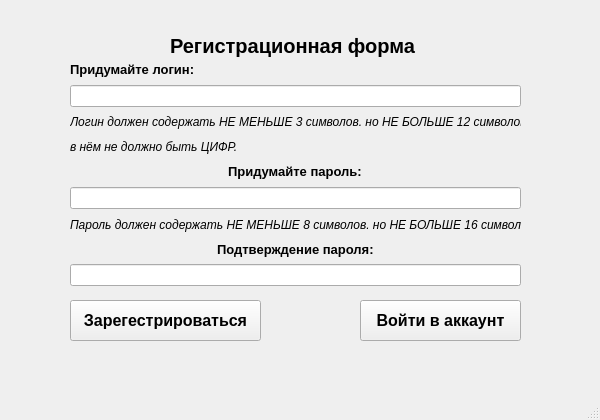
<?xml version="1.0" encoding="UTF-8"?>
<ui version="4.0">
 <class>MainWindow</class>
 <widget class="QMainWindow" name="MainWindow">
  <property name="geometry">
   <rect>
    <x>0</x>
    <y>0</y>
    <width>600</width>
    <height>420</height>
   </rect>
  </property>
  <property name="windowTitle">
   <string>MainWindow</string>
  </property>
  <widget class="QWidget" name="centralwidget">
   <widget class="QLabel" name="label_2">
    <property name="geometry">
     <rect>
      <x>170</x>
      <y>30</y>
      <width>261</width>
      <height>31</height>
     </rect>
    </property>
    <property name="font">
     <font>
      <pointsize>15</pointsize>
      <weight>75</weight>
      <bold>true</bold>
     </font>
    </property>
    <property name="cursor">
     <cursorShape>IBeamCursor</cursorShape>
    </property>
    <property name="text">
     <string>Регистрационная форма</string>
    </property>
   </widget>
   <widget class="QWidget" name="verticalLayoutWidget">
    <property name="geometry">
     <rect>
      <x>70</x>
      <y>60</y>
      <width>451</width>
      <height>251</height>
     </rect>
    </property>
    <layout class="QVBoxLayout" name="verticalLayout">
     <item>
      <widget class="QLabel" name="label">
       <property name="font">
        <font>
         <pointsize>10</pointsize>
         <weight>75</weight>
         <bold>true</bold>
        </font>
       </property>
       <property name="cursor">
        <cursorShape>IBeamCursor</cursorShape>
       </property>
       <property name="text">
        <string>Придумайте логин:</string>
       </property>
      </widget>
     </item>
     <item>
      <widget class="QLineEdit" name="login_register">
       <property name="cursor">
        <cursorShape>IBeamCursor</cursorShape>
       </property>
      </widget>
     </item>
     <item>
      <widget class="QLabel" name="label_6">
       <property name="font">
        <font>
         <italic>true</italic>
        </font>
       </property>
       <property name="text">
        <string>Логин должен содержать НЕ МЕНЬШЕ 3 символов. но НЕ БОЛЬШЕ 12 символов и</string>
       </property>
      </widget>
     </item>
     <item>
      <widget class="QLabel" name="label_8">
       <property name="font">
        <font>
         <italic>true</italic>
        </font>
       </property>
       <property name="text">
        <string>в нём не должно быть ЦИФР.</string>
       </property>
      </widget>
     </item>
     <item alignment="Qt::AlignHCenter">
      <widget class="QLabel" name="label_3">
       <property name="font">
        <font>
         <pointsize>10</pointsize>
         <weight>75</weight>
         <bold>true</bold>
        </font>
       </property>
       <property name="cursor">
        <cursorShape>IBeamCursor</cursorShape>
       </property>
       <property name="text">
        <string>Придумайте пароль:</string>
       </property>
      </widget>
     </item>
     <item>
      <widget class="QLineEdit" name="password_register">
       <property name="cursor">
        <cursorShape>IBeamCursor</cursorShape>
       </property>
      </widget>
     </item>
     <item>
      <widget class="QLabel" name="label_5">
       <property name="font">
        <font>
         <italic>true</italic>
        </font>
       </property>
       <property name="text">
        <string>Пароль должен содержать НЕ МЕНЬШЕ 8 символов. но НЕ БОЛЬШЕ 16 символов</string>
       </property>
      </widget>
     </item>
     <item alignment="Qt::AlignHCenter">
      <widget class="QLabel" name="label_4">
       <property name="font">
        <font>
         <pointsize>10</pointsize>
         <weight>75</weight>
         <bold>true</bold>
        </font>
       </property>
       <property name="cursor">
        <cursorShape>IBeamCursor</cursorShape>
       </property>
       <property name="text">
        <string>Подтверждение пароля:</string>
       </property>
      </widget>
     </item>
     <item>
      <widget class="QLineEdit" name="password_register_check">
       <property name="cursor">
        <cursorShape>IBeamCursor</cursorShape>
       </property>
      </widget>
     </item>
     <item>
      <widget class="QLabel" name="label_7">
       <property name="text">
        <string/>
       </property>
      </widget>
     </item>
    </layout>
   </widget>
   <widget class="QPushButton" name="registration_button">
    <property name="geometry">
     <rect>
      <x>70</x>
      <y>300</y>
      <width>191</width>
      <height>41</height>
     </rect>
    </property>
    <property name="font">
     <font>
      <pointsize>12</pointsize>
      <weight>75</weight>
      <bold>true</bold>
      <underline>false</underline>
      <strikeout>false</strikeout>
     </font>
    </property>
    <property name="text">
     <string>Зарегестрироваться</string>
    </property>
   </widget>
   <widget class="QLabel" name="error_label">
    <property name="geometry">
     <rect>
      <x>110</x>
      <y>350</y>
      <width>451</width>
      <height>16</height>
     </rect>
    </property>
    <property name="text">
     <string/>
    </property>
   </widget>
   <widget class="QPushButton" name="open_entry_window">
    <property name="geometry">
     <rect>
      <x>360</x>
      <y>300</y>
      <width>161</width>
      <height>41</height>
     </rect>
    </property>
    <property name="font">
     <font>
      <pointsize>12</pointsize>
      <weight>75</weight>
      <bold>true</bold>
      <underline>false</underline>
      <strikeout>false</strikeout>
     </font>
    </property>
    <property name="text">
     <string>Войти в аккаунт</string>
    </property>
   </widget>
  </widget>
  <widget class="QMenuBar" name="menubar">
   <property name="geometry">
    <rect>
     <x>0</x>
     <y>0</y>
     <width>600</width>
     <height>21</height>
    </rect>
   </property>
  </widget>
  <widget class="QStatusBar" name="statusbar"/>
 </widget>
 <resources/>
 <connections/>
</ui>
